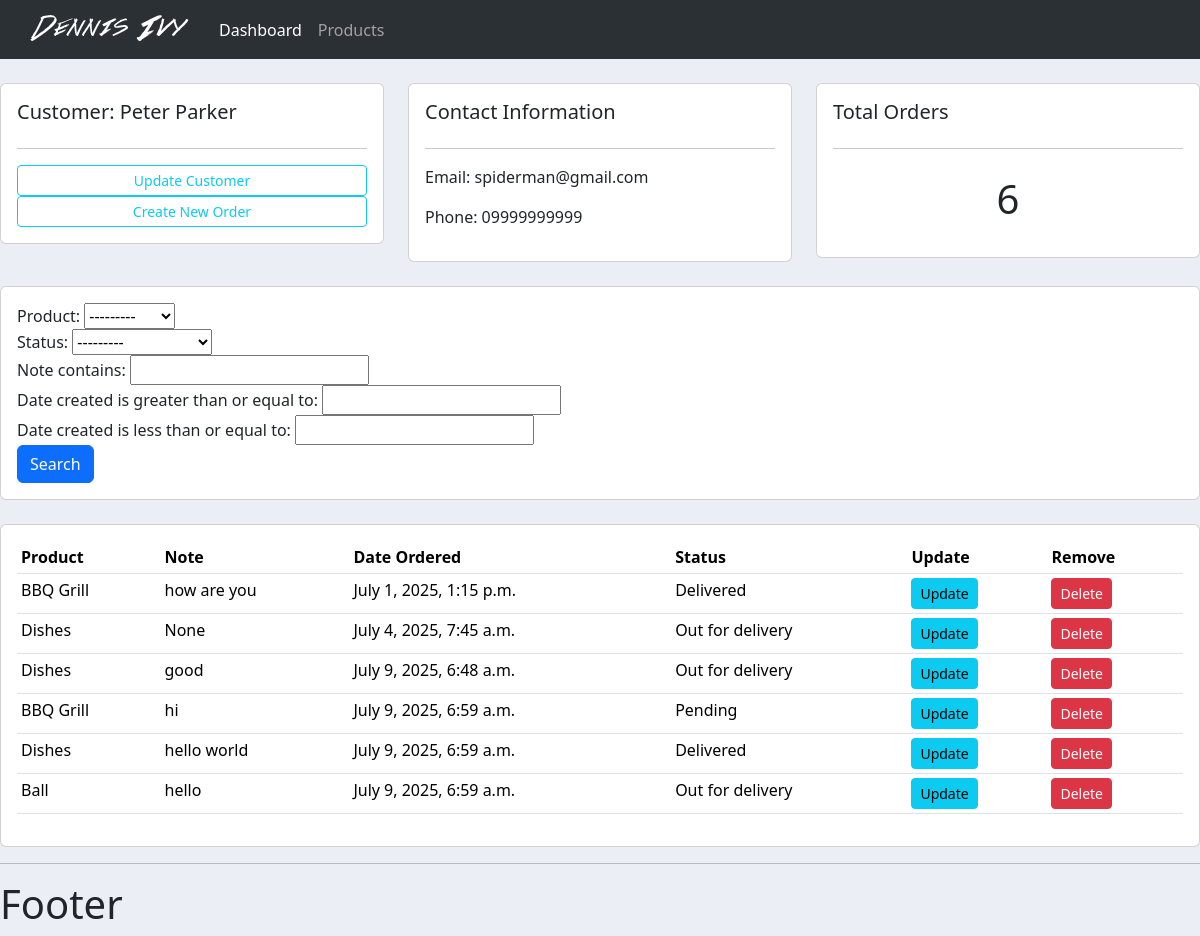
The app's page /customer/2/ with its own data.
### accounts/models.py (models this page shows, shortened)
class Customer(models.Model):
    name = models.CharField(max_length=255, null=True)
    phone = models.CharField(max_length=255, null=True)
    email = models.CharField(max_length=255, null=True)
    date_created = models.DateTimeField(auto_now_add=True)

class Order(models.Model):
    STATUS = (
        ('Pending', 'Pending'),
        ('Out for delivery', 'Out for delivery'),
        ('Delivered', 'Delivered'),
    )
    customer = models.ForeignKey(Customer, null=True, on_delete=models.SET_NULL)
    product = models.ForeignKey(Product, null=True, on_delete=models.SET_NULL)
    date_created = models.DateTimeField(auto_now_add=True)
    status = models.CharField(max_length=255, null=True, choices=STATUS)
    note = models.CharField(max_length=1000, null=True)

class Product(models.Model):
    CATEGORY = (
        ('Indoor', 'Indoor'),
        ('Outdoor', 'Outdoor'),
    )
    name = models.CharField(max_length=255, null=True)
    price = models.FloatField(null=True)
    category = models.CharField(max_length=255, null=True, choices=CATEGORY)
    description = models.CharField(max_length=255, null=True, blank=True)
    date_created = models.DateTimeField(auto_now_add=True)
    tag = models.ManyToManyField(Tag)
    def __str__(self):
        return self.name

### accounts/views.py (the view)
# urls.py: path('customer/<str:pk>/', views.customer, name="customer"),
def customer(request, pk):
    customer = Customer.objects.get(id=pk)
    orders = customer.order_set.all()
    order_count = orders.count()
    myFilter = OrderFilter(request.GET, queryset=orders)
    orders = myFilter.qs
    context = {'customer':customer, 'orders':orders, 'order_count':order_count, 'myFilter':myFilter}
    return render(request, 'accounts/customer.html', context)

### accounts/templates/accounts/customer.html
{% extends 'accounts/main.html' %}
{% block content %}
<br>
<div class="row">
    <div class="col-md">
        <div class="card card-body">
            <h5>Customer: {{customer.name}}</h5>
            <hr>
            <a class="btn btn-outline-info  btn-sm btn-block" href="">Update Customer</a>
            <a class="btn btn-outline-info  btn-sm btn-block" href="{% url 'create_order' customer.id %}">Create New
                Order</a>
        </div>
    </div>
    <div class="col-md">
        <div class="card card-body">
            <h5>Contact Information</h5>
            <hr>
            <p>Email: {{ customer.email }}</p>
            <p>Phone: {{ customer.phone }}</p>
        </div>
    </div>
    <div class="col-md">
        <div class="card card-body">
            <h5>Total Orders</h5>
            <hr>
            <h1 style="text-align: center;padding: 10px">{{ order_count }}</h1>
        </div>
    </div>
</div>
<br>
<div class="row">
    <div class="col">
        <div class="card card-body">
            <form method="get">
                {{ myFilter.form }}
                <button class="btn btn-primary" type="submit">Search</button>
            </form>
        </div>
    </div>
</div>
<br>
<div class="row">
    <div class="col-md">
        <div class="card card-body">
            <table class="table table-sm">
                <tr>
                    <th>Product</th>
                    <th>Note</th>
                    <th>Date Ordered</th>
                    <th>Status</th>
                    <th>Update</th>
                    <th>Remove</th>
                </tr>
                {% for order in orders %}
                <tr>
                    <td>{{ order.product }}</td>
                    <td>{{ order.note }}</td>
                    <td>{{ order.date_created }}</td>
                    <td>{{ order.status }}</td>
                    <td><a href="{% url 'update_order' order.id %}" class="btn btn-sm btn-info">Update</a></td>
                    <td><a href="{% url 'delete_order' order.id %}" class="btn btn-sm btn-danger">Delete</a></td>
                </tr>
                {% endfor%}
            </table>
        </div>
    </div>
</div>
{% endblock %}

### static/css/main.css (style rules this page uses)
body { background-color: #ebeff5; }

### records on screen
Customer: name "Peter Parker", email "spiderman@gmail.com", phone "09999999999"
Order: product "BBQ Grill", note "how are you", date_created "July 1, 2025, 1:15 p.m.", status "Delivered"
Order: product "Dishes", note "None", date_created "July 4, 2025, 7:45 a.m.", status "Out for delivery"
Order: product "Dishes", note "good", date_created "July 9, 2025, 6:48 a.m.", status "Out for delivery"
Order: product "BBQ Grill", note "hi", date_created "July 9, 2025, 6:59 a.m.", status "Pending"
Order: product "Dishes", note "hello world", date_created "July 9, 2025, 6:59 a.m.", status "Delivered"
Order: product "Ball", note "hello", date_created "July 9, 2025, 6:59 a.m.", status "Out for delivery"

### other values on screen
{{ order_count }} "6"
